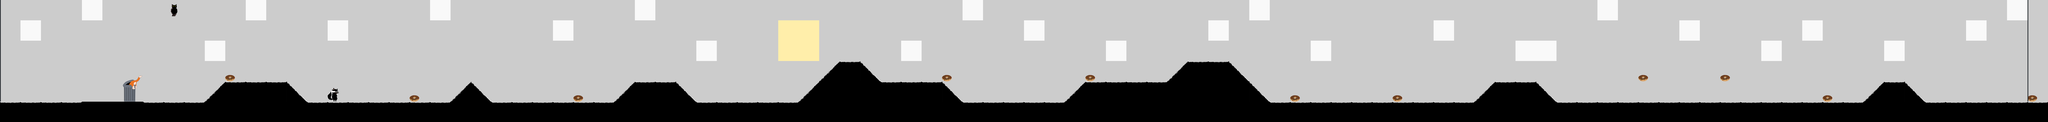

Tiled map render using the project's own tile images. Description and the map definition, with tile-layer contents summarised, below:
An orthogonal 100x6 tile map with 128x128 px tiles, 8 tile layers (sky, bkg_back, bkg_front, owls, ...), 6 tilesets and 4 objects.

<map version="1.5" tiledversion="1.5.0" orientation="orthogonal" renderorder="right-down" width="100" height="6" tilewidth="128" tileheight="128" infinite="0" nextlayerid="11" nextobjectid="2">
 <tileset firstgid="1" name="stage" tilewidth="190" tileheight="128" tilecount="6" columns="0">
  <grid orientation="orthogonal" width="1" height="1" />
  <tile id="0">
   <image width="128" height="128" source="../images/tiles/stage/stage_0.png" />
  </tile>
  <tile id="1">
   <image width="128" height="128" source="../images/tiles/stage/stage_1.png" />
   <objectgroup draworder="index" id="3">
    <object id="5" x="0" y="0">
     <polygon points="0,0 128,0 128,128 0,128" />
    </object>
   </objectgroup>
  </tile>
  <tile id="2">
   <image width="128" height="128" source="../images/tiles/stage/stage_2.png" />
   <objectgroup draworder="index" id="2">
    <object id="3" x="128" y="0">
     <polygon points="0,0 -6.54798,2.5 -120.071,124.081 -128,128 0,128" />
    </object>
   </objectgroup>
  </tile>
  <tile id="3">
   <image width="128" height="128" source="../images/tiles/stage/stage_3.png" />
   <objectgroup draworder="index" id="2">
    <object id="1" x="0" y="0">
     <polygon points="0,0 128,128 0,128" />
    </object>
   </objectgroup>
  </tile>
  <tile id="4">
   <image width="190" height="128" source="../images/tiles/stage/stage_test.png" />
  </tile>
  <tile id="5">
   <image width="5" height="128" source="../images/tiles/stage/stage_end.png" />
  </tile>
 </tileset>
 <tileset firstgid="7" name="items" tilewidth="59" tileheight="39" tilecount="1" columns="0">
  <grid orientation="orthogonal" width="1" height="1" />
  <tile id="1">
   <image width="59" height="39" source="../images/tiles/items/doughnut60x40.png" />
   <objectgroup draworder="index" id="2">
    <object id="1" x="0.977995" y="0.488998" width="56.2347" height="35.6968">
     <ellipse />
    </object>
   </objectgroup>
  </tile>
 </tileset>
 <tileset firstgid="9" name="sky" tilewidth="128" tileheight="128" tilecount="3" columns="0">
  <grid orientation="orthogonal" width="1" height="1" />
  <tile id="0">
   <image width="128" height="128" source="../images/tiles/sky/cloud.png" />
  </tile>
  <tile id="1">
   <image width="128" height="128" source="../images/tiles/sky/moon.png" />
  </tile>
  <tile id="2">
   <image width="128" height="128" source="../images/tiles/sky/sky.png" />
  </tile>
 </tileset>
 <tileset firstgid="12" source="owls.tsx" />
 <tileset firstgid="15" source="cats.tsx" />
 <tileset firstgid="16" name="racoon" tilewidth="70" tileheight="87" tilecount="4" columns="0">
  <grid orientation="orthogonal" width="1" height="1" />
  <tile id="0">
   <image width="70" height="87" source="../images/racoon/racoon_0.png" />
  </tile>
  <tile id="1">
   <image width="70" height="87" source="../images/racoon/racoon_1.png" />
  </tile>
  <tile id="2">
   <image width="70" height="87" source="../images/racoon/racoon_2.png" />
  </tile>
  <tile id="3">
   <image width="70" height="87" source="../images/racoon/racoon_3.png" />
  </tile>
 </tileset>
 <layer id="5" name="sky" width="100" height="6">
  <data>[600 cells, 600 non-empty, 3 distinct tile ids]</data>
 </layer>
 <layer id="2" name="bkg_back" width="100" height="6">
  <data>[600 cells, 0 non-empty, 0 distinct tile ids]</data>
 </layer>
 <layer id="4" name="bkg_front" width="100" height="6">
  <data>[600 cells, 0 non-empty, 0 distinct tile ids]</data>
 </layer>
 <layer id="8" name="owls" width="100" height="6">
  <data>[600 cells, 1 non-empty, 1 distinct tile ids]</data>
 </layer>
 <layer id="10" name="racoon" width="100" height="6">
  <data>[600 cells, 1 non-empty, 1 distinct tile ids]</data>
 </layer>
 <layer id="3" name="items" width="100" height="6">
  <data>[600 cells, 11 non-empty, 1 distinct tile ids]</data>
 </layer>
 <layer id="1" name="stage" width="100" height="6">
  <data>[600 cells, 149 non-empty, 5 distinct tile ids]</data>
 </layer>
 <layer id="9" name="cats" width="100" height="6">
  <data>[600 cells, 1 non-empty, 1 distinct tile ids]</data>
 </layer>
 <objectgroup id="6" name="obstacles" />
</map>